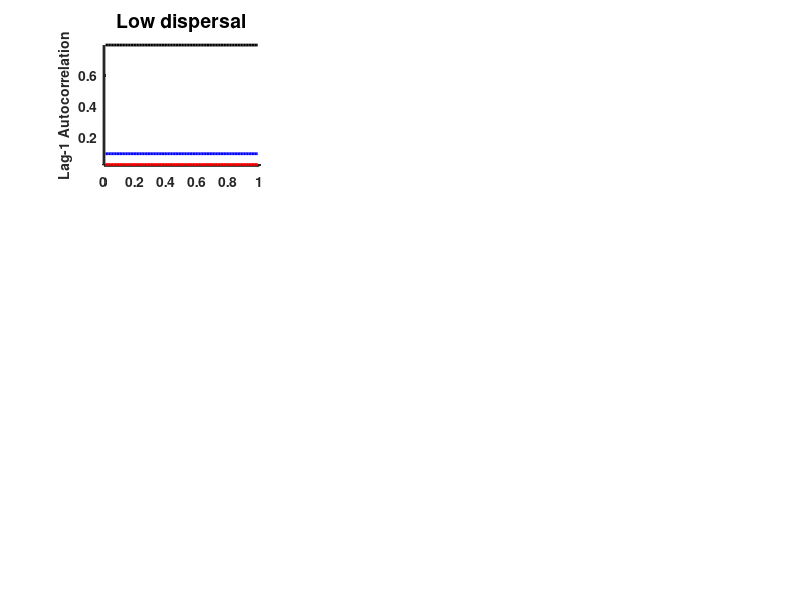

MATLAB code to generate this figure: (Note: this script raises an error after producing the figure.)
sigma_mu = 5e-2;
b2_vec = linspace(0.01,0.99,3);
b1_vec = linspace(0.01,0.99,99);
d_vec = [0.01 0.1 1];
len_b1 = length(b1_vec);
len_b2 = length(b2_vec);
len_d = length(d_vec);
[acf1_x1, acf1_x2, v_x1, v_x2, cv_x1, cv_x2] = deal(zeros(len_b1,len_b2,len_d));

for ind_b1 = 1:len_b1
    b1 = b1_vec(ind_b1);
    
    for ind_b2 = 1:len_b2
        b2 = b2_vec(ind_b2);
        
        for ind_d = 1:len_d
            d = d_vec(ind_d);
            
            m1 = 1 + sqrt(b1);
            m2 = 1 + sqrt(b2);
            a_11 = b1 - 1 + 4*m1 - 3*m1^2 - d;
            a_22 = b2 - 1 + 4*m2 - 3*m2^2 - d;
            a_12 = d;
            a_21 = d;
            d_11 = sigma_mu^2*m1^2;
            d_22 = sigma_mu^2*m2^2;
            tr = a_11 + a_22;
            dt = a_11*a_22 - a_12*a_21;
            s1 = @(omega)(d_11*a_22^2+d_22*a_12^2+d_11*omega.^2)./((omega.^2-dt).^2+tr^2*omega.^2);
            s2 = @(omega)(d_22*a_11^2+d_11*a_21^2+d_22*omega.^2)./((omega.^2-dt).^2+tr^2*omega.^2);
            t1 = @(omega)cos(omega).*(d_11*a_22^2+d_22*a_12^2+d_11*omega.^2)./((omega.^2-dt).^2+tr^2*omega.^2);
            t2 = @(omega)cos(omega).*(d_22*a_11^2+d_11*a_21^2+d_22*omega.^2)./((omega.^2-dt).^2+tr^2*omega.^2);
            
            v_x1(ind_b1,ind_b2,ind_d) = (1/pi)*integral(s1,0,Inf,'AbsTol',1e-6,'RelTol',1e-3);
            
            v_x2(ind_b1,ind_b2,ind_d) = (1/pi)*integral(s2,0,Inf,'AbsTol',1e-6,'RelTol',1e-3);
            
            acf1_x1(ind_b1,ind_b2,ind_d) = (1/pi)*integral(t1,0,Inf,'AbsTol',1e-6,'RelTol',1e-3)./v_x1(ind_b1,ind_b2,ind_d);
            
            acf1_x2(ind_b1,ind_b2,ind_d) = (1/pi)*integral(t2,0,Inf,'AbsTol',1e-6,'RelTol',1e-3)./v_x2(ind_b1,ind_b2,ind_d);
            
            cv_x1(ind_b1,ind_b2,ind_d) = sqrt(v_x1(ind_b1,ind_b2,ind_d))/m1;
            
            cv_x2(ind_b1,ind_b2,ind_d) = sqrt(v_x2(ind_b1,ind_b2,ind_d))/m2;
        end
        
    end
    
end

% figure('WindowState','fullscreen');
lw = 2;

subplot(3,3,1);
hold all
plot(b1_vec, acf1_x2(:,1,1),'k-','LineWidth',lw);
plot(b1_vec, acf1_x2(:,2,1),'b-','LineWidth',lw);
plot(b1_vec, acf1_x2(:,3,1),'r-','LineWidth',lw);
t = title('Low dispersal','FontWeight','bold','FontSize',14);
ylabel('Lag-1 Autocorrelation','FontSize',10);
ylim([min(squeeze(acf1_x2(:))) max(squeeze(acf1_x2(:)))]);
hold off

ax = gca;
set(ax,'FontWeight','bold','LineWidth',lw,'YMinorTick','Off'); 
ax.XAxis.TickLength = [0.025 0.0375];
ax.YAxis.TickLength = [0.025 0.0375];

subplot(3,3,2);
hold all
plot(b1_vec, acf1_x2(:,1,2),'k-','LineWidth',lw);
plot(b1_vec, acf1_x2(:,2,2),'b-','LineWidth',lw);
plot(b1_vec, acf1_x2(:,3,2),'r-','LineWidth',lw);
title('Moderate dispersal','FontWeight','bold','FontSize',14);
ylim([min(squeeze(acf1_x2(:))) max(squeeze(acf1_x2(:)))]);
hold off

ax = gca;
set(ax,'FontWeight','bold','LineWidth',lw,'YMinorTick','Off'); 
ax.XAxis.TickLength = [0.025 0.0375];
ax.YAxis.TickLength = [0.025 0.0375];

subplot(3,3,3);
hold all
plot(b1_vec, acf1_x2(:,1,3),'k-','LineWidth',lw);
plot(b1_vec, acf1_x2(:,2,3),'b-','LineWidth',lw);
plot(b1_vec, acf1_x2(:,3,3),'r-','LineWidth',lw);
title('High dispersal','FontWeight','bold','FontSize',14);
ylim([min(squeeze(acf1_x2(:))) max(squeeze(acf1_x2(:)))]);
hold off

ax = gca;
set(ax,'FontWeight','bold','LineWidth',lw,'YMinorTick','Off'); 
ax.XAxis.TickLength = [0.025 0.0375];
ax.YAxis.TickLength = [0.025 0.0375];

subplot(3,3,4);
hold all
plot(b1_vec, v_x2(:,1,1),'k-','LineWidth',lw);
plot(b1_vec, v_x2(:,2,1),'b-','LineWidth',lw);
plot(b1_vec, v_x2(:,3,1),'r-','LineWidth',lw);
ylabel('Variance','FontSize',10);
ylim([min(squeeze(v_x2(:))) max(squeeze(v_x2(:)))]);
ax = gca;
ax.YAxis.Exponent = 0;
ytickformat('%.3f');
ax.YTick = [0.002 0.004 0.006];

set(ax,'FontWeight','bold','LineWidth',lw,'YMinorTick','Off'); 
ax.XAxis.TickLength = [0.025 0.0375];
ax.YAxis.TickLength = [0.025 0.0375];
hold off

subplot(3,3,5);
hold all
plot(b1_vec, v_x2(:,1,2),'k-','LineWidth',lw);
plot(b1_vec, v_x2(:,2,2),'b-','LineWidth',lw);
plot(b1_vec, v_x2(:,3,2),'r-','LineWidth',lw);
ylim([min(squeeze(v_x2(:))) max(squeeze(v_x2(:)))]);
ax = gca;
ax.YAxis.Exponent = 0;
ytickformat('%.3f');
ax.YTick = [0.002 0.004 0.006];

set(ax,'FontWeight','bold','LineWidth',lw,'YMinorTick','Off'); 
ax.XAxis.TickLength = [0.025 0.0375];
ax.YAxis.TickLength = [0.025 0.0375];
hold off

subplot(3,3,6);
hold all
h1 = plot(b1_vec, v_x2(:,1,3),'k-','LineWidth',lw);
h2 = plot(b1_vec, v_x2(:,2,3),'b-','LineWidth',lw);
h3 = plot(b1_vec, v_x2(:,3,3),'r-','LineWidth',lw);
s = {' \beta_2 = 0.01',' \beta_2 = 0.50',' \beta_2 = 0.99'};
f = legend([h1,h2,h3],s,'FontSize',7);
set(f,'Location','Best','box','off','FontSize',10);
ylim([min(squeeze(v_x2(:))) max(squeeze(v_x2(:)))]);
ax = gca;
ax.YAxis.Exponent = 0;
ytickformat('%.3f');
ax.YTick = [0.002 0.004 0.006];

set(ax,'FontWeight','bold','LineWidth',lw,'YMinorTick','Off'); 
ax.XAxis.TickLength = [0.025 0.0375];
ax.YAxis.TickLength = [0.025 0.0375];
hold off

subplot(3,3,7);
hold all
plot(b1_vec, cv_x2(:,1,1),'k-','LineWidth',lw);
plot(b1_vec, cv_x2(:,2,1),'b-','LineWidth',lw);
plot(b1_vec, cv_x2(:,3,1),'r-','LineWidth',lw);
xlabel('{\boldmath$\beta_1$}','FontWeight','bold','interpreter','latex');
ylabel('CV','FontSize',10);
ylim([min(squeeze(cv_x2(:))) max(squeeze(cv_x2(:)))]);
hold off

ax = gca;
set(ax,'FontWeight','bold','LineWidth',lw,'YMinorTick','Off'); 
ax.XAxis.TickLength = [0.025 0.0375];
ax.YAxis.TickLength = [0.025 0.0375];

subplot(3,3,8);
hold all
plot(b1_vec, cv_x2(:,1,2),'k-','LineWidth',lw);
plot(b1_vec, cv_x2(:,2,2),'b-','LineWidth',lw);
plot(b1_vec, cv_x2(:,3,2),'r-','LineWidth',lw);
xlabel('{\boldmath$\beta_1$}','FontWeight','bold','interpreter','latex');
ylim([min(squeeze(cv_x2(:))) max(squeeze(cv_x2(:)))]);
hold off

ax = gca;
set(ax,'FontWeight','bold','LineWidth',lw,'YMinorTick','Off'); 
ax.XAxis.TickLength = [0.025 0.0375];
ax.YAxis.TickLength = [0.025 0.0375];

subplot(3,3,9);
hold all
plot(b1_vec, cv_x2(:,1,3),'k-','LineWidth',lw);
plot(b1_vec, cv_x2(:,2,3),'b-','LineWidth',lw);
plot(b1_vec, cv_x2(:,3,3),'r-','LineWidth',lw);
xlabel('{\boldmath$\beta_1$}','FontWeight','bold','interpreter','latex');
ylim([min(squeeze(cv_x2(:))) max(squeeze(cv_x2(:)))]);
hold off

ax = gca;
set(ax,'FontWeight','bold','LineWidth',lw,'YMinorTick','Off'); 
ax.XAxis.TickLength = [0.025 0.0375];
ax.YAxis.TickLength = [0.025 0.0375];

export_fig Fig10 -pdf -painters -transparent